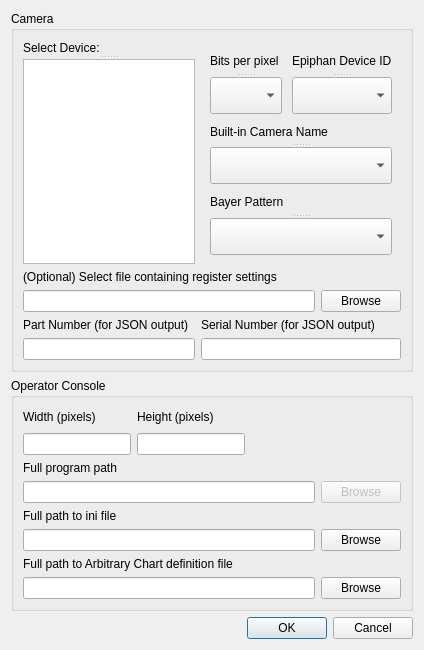
<?xml version="1.0" encoding="UTF-8"?>
<ui version="4.0">
 <class>SetupDialog</class>
 <widget class="QDialog" name="SetupDialog">
  <property name="geometry">
   <rect>
    <x>0</x>
    <y>0</y>
    <width>424</width>
    <height>650</height>
   </rect>
  </property>
  <property name="windowTitle">
   <string>Setup</string>
  </property>
  <layout class="QVBoxLayout" name="verticalLayout">
   <item>
    <widget class="QGroupBox" name="groupBox">
     <property name="title">
      <string>Camera</string>
     </property>
     <layout class="QGridLayout" name="gridLayout_9">
      <item row="0" column="0">
       <widget class="QSplitter" name="splitter_10">
        <property name="orientation">
         <enum>Qt::Vertical</enum>
        </property>
        <widget class="QLabel" name="label">
         <property name="text">
          <string>Select Device:</string>
         </property>
        </widget>
        <widget class="QListWidget" name="deviceList">
         <property name="sortingEnabled">
          <bool>true</bool>
         </property>
        </widget>
       </widget>
      </item>
      <item row="0" column="1">
       <widget class="QStackedWidget" name="stackedWidget">
        <property name="currentIndex">
         <number>0</number>
        </property>
        <widget class="QWidget" name="defaultPage">
         <layout class="QVBoxLayout" name="verticalLayout_3">
          <item>
           <layout class="QGridLayout" name="gridLayout_6">
            <property name="horizontalSpacing">
             <number>10</number>
            </property>
            <item row="1" column="0">
             <widget class="QSplitter" name="splitter_4">
              <property name="orientation">
               <enum>Qt::Vertical</enum>
              </property>
              <widget class="QLabel" name="labelBitdepth">
               <property name="text">
                <string>Bits per pixel</string>
               </property>
              </widget>
              <widget class="QComboBox" name="bitdepth"/>
             </widget>
            </item>
            <item row="1" column="1">
             <widget class="QSplitter" name="splitter_5">
              <property name="orientation">
               <enum>Qt::Vertical</enum>
              </property>
              <widget class="QLabel" name="labeldeviceID">
               <property name="text">
                <string>Epiphan Device ID</string>
               </property>
              </widget>
              <widget class="QComboBox" name="deviceID"/>
             </widget>
            </item>
            <item row="2" column="0" colspan="2">
             <widget class="QSplitter" name="splitter_6">
              <property name="orientation">
               <enum>Qt::Vertical</enum>
              </property>
              <widget class="QLabel" name="labelQcamera">
               <property name="text">
                <string>Built-in Camera Name</string>
               </property>
              </widget>
              <widget class="QComboBox" name="qcamera"/>
             </widget>
            </item>
            <item row="3" column="0" colspan="2">
             <widget class="QSplitter" name="splitter_7">
              <property name="orientation">
               <enum>Qt::Vertical</enum>
              </property>
              <widget class="QLabel" name="labelBayer">
               <property name="text">
                <string>Bayer Pattern</string>
               </property>
              </widget>
              <widget class="QComboBox" name="bayer"/>
             </widget>
            </item>
           </layout>
          </item>
         </layout>
        </widget>
        <widget class="QWidget" name="dynamicDevicePage">
         <layout class="QVBoxLayout" name="verticalLayout_2">
          <item>
           <layout class="QGridLayout" name="gridLayout_5">
            <item row="0" column="0">
             <widget class="QLabel" name="videoFormatLabel">
              <property name="text">
               <string>Video format</string>
              </property>
             </widget>
            </item>
            <item row="1" column="0">
             <widget class="QComboBox" name="videoFormatComboBox">
              <property name="sizePolicy">
               <sizepolicy hsizetype="Preferred" vsizetype="Maximum">
                <horstretch>0</horstretch>
                <verstretch>0</verstretch>
               </sizepolicy>
              </property>
             </widget>
            </item>
           </layout>
          </item>
          <item>
           <spacer name="verticalSpacer">
            <property name="orientation">
             <enum>Qt::Vertical</enum>
            </property>
            <property name="sizeHint" stdset="0">
             <size>
              <width>20</width>
              <height>40</height>
             </size>
            </property>
           </spacer>
          </item>
         </layout>
        </widget>
       </widget>
      </item>
      <item row="1" column="0" colspan="2">
       <layout class="QGridLayout" name="gridLayout">
        <item row="1" column="0">
         <widget class="QLineEdit" name="pathRegister">
          <property name="acceptDrops">
           <bool>false</bool>
          </property>
          <property name="readOnly">
           <bool>true</bool>
          </property>
         </widget>
        </item>
        <item row="1" column="1">
         <widget class="QPushButton" name="browseRegister">
          <property name="text">
           <string>Browse</string>
          </property>
         </widget>
        </item>
        <item row="0" column="0">
         <widget class="QLabel" name="labelRegister">
          <property name="text">
           <string>(Optional) Select file containing register settings</string>
          </property>
         </widget>
        </item>
       </layout>
      </item>
      <item row="2" column="0">
       <layout class="QGridLayout" name="gridLayout_7">
        <item row="0" column="0">
         <widget class="QLabel" name="labelPartnumber">
          <property name="text">
           <string>Part Number (for JSON output)</string>
          </property>
         </widget>
        </item>
        <item row="1" column="0">
         <widget class="QLineEdit" name="partNumber"/>
        </item>
       </layout>
      </item>
      <item row="2" column="1">
       <layout class="QGridLayout" name="gridLayout_8">
        <item row="0" column="0">
         <widget class="QLabel" name="labelSerialnumber">
          <property name="text">
           <string>Serial Number (for JSON output)</string>
          </property>
         </widget>
        </item>
        <item row="1" column="0">
         <widget class="QLineEdit" name="serialNumber"/>
        </item>
       </layout>
      </item>
     </layout>
    </widget>
   </item>
   <item>
    <widget class="QGroupBox" name="groupBox_2">
     <property name="title">
      <string>Operator Console</string>
     </property>
     <layout class="QGridLayout" name="gridLayout_10">
      <item row="5" column="0">
       <layout class="QGridLayout" name="gridLayout_3">
        <item row="0" column="0">
         <widget class="QLabel" name="label_9">
          <property name="text">
           <string>Full path to ini file</string>
          </property>
         </widget>
        </item>
        <item row="1" column="0">
         <widget class="QLineEdit" name="pathIni">
          <property name="acceptDrops">
           <bool>false</bool>
          </property>
          <property name="readOnly">
           <bool>true</bool>
          </property>
         </widget>
        </item>
        <item row="1" column="1">
         <widget class="QPushButton" name="browseIni">
          <property name="text">
           <string>Browse</string>
          </property>
         </widget>
        </item>
       </layout>
      </item>
      <item row="0" column="0">
       <layout class="QGridLayout" name="gridLayout_11">
        <item row="0" column="0">
         <layout class="QGridLayout" name="gridLayout_12">
          <item row="0" column="0">
           <layout class="QGridLayout" name="gridLayout_13">
            <item row="0" column="0">
             <widget class="QLabel" name="labelWidth">
              <property name="text">
               <string>Width (pixels)</string>
              </property>
             </widget>
            </item>
            <item row="1" column="0">
             <widget class="QLineEdit" name="width">
              <property name="sizePolicy">
               <sizepolicy hsizetype="Fixed" vsizetype="Fixed">
                <horstretch>0</horstretch>
                <verstretch>0</verstretch>
               </sizepolicy>
              </property>
             </widget>
            </item>
           </layout>
          </item>
         </layout>
        </item>
        <item row="0" column="1">
         <layout class="QGridLayout" name="gridLayout_14">
          <item row="0" column="0">
           <widget class="QLabel" name="labelHeight">
            <property name="text">
             <string>Height (pixels)</string>
            </property>
           </widget>
          </item>
          <item row="1" column="0">
           <widget class="QLineEdit" name="height">
            <property name="sizePolicy">
             <sizepolicy hsizetype="Fixed" vsizetype="Fixed">
              <horstretch>0</horstretch>
              <verstretch>0</verstretch>
             </sizepolicy>
            </property>
           </widget>
          </item>
          <item row="0" column="1">
           <spacer name="horizontalSpacer">
            <property name="orientation">
             <enum>Qt::Horizontal</enum>
            </property>
            <property name="sizeHint" stdset="0">
             <size>
              <width>40</width>
              <height>20</height>
             </size>
            </property>
           </spacer>
          </item>
         </layout>
        </item>
       </layout>
      </item>
      <item row="4" column="0">
       <layout class="QGridLayout" name="gridLayout_2">
        <item row="0" column="0">
         <widget class="QLabel" name="label_8">
          <property name="text">
           <string>Full program path</string>
          </property>
         </widget>
        </item>
        <item row="1" column="0">
         <widget class="QLineEdit" name="pathProgram">
          <property name="acceptDrops">
           <bool>false</bool>
          </property>
          <property name="readOnly">
           <bool>true</bool>
          </property>
         </widget>
        </item>
        <item row="1" column="1">
         <widget class="QPushButton" name="browseProgram">
          <property name="enabled">
           <bool>false</bool>
          </property>
          <property name="text">
           <string>Browse</string>
          </property>
         </widget>
        </item>
       </layout>
      </item>
      <item row="6" column="0">
       <layout class="QGridLayout" name="gridLayout_4">
        <item row="0" column="0">
         <widget class="QLabel" name="label_10">
          <property name="text">
           <string>Full path to Arbitrary Chart definition file</string>
          </property>
         </widget>
        </item>
        <item row="1" column="0">
         <widget class="QLineEdit" name="pathChartDef">
          <property name="acceptDrops">
           <bool>false</bool>
          </property>
          <property name="readOnly">
           <bool>true</bool>
          </property>
         </widget>
        </item>
        <item row="1" column="1">
         <widget class="QPushButton" name="browseChart">
          <property name="text">
           <string>Browse</string>
          </property>
         </widget>
        </item>
       </layout>
      </item>
     </layout>
    </widget>
   </item>
   <item>
    <widget class="QDialogButtonBox" name="buttonBox">
     <property name="orientation">
      <enum>Qt::Horizontal</enum>
     </property>
     <property name="standardButtons">
      <set>QDialogButtonBox::Cancel|QDialogButtonBox::Ok</set>
     </property>
    </widget>
   </item>
  </layout>
 </widget>
 <resources/>
 <connections>
  <connection>
   <sender>buttonBox</sender>
   <signal>accepted()</signal>
   <receiver>SetupDialog</receiver>
   <slot>accept()</slot>
   <hints>
    <hint type="sourcelabel">
     <x>248</x>
     <y>254</y>
    </hint>
    <hint type="destinationlabel">
     <x>157</x>
     <y>274</y>
    </hint>
   </hints>
  </connection>
  <connection>
   <sender>buttonBox</sender>
   <signal>rejected()</signal>
   <receiver>SetupDialog</receiver>
   <slot>reject()</slot>
   <hints>
    <hint type="sourcelabel">
     <x>316</x>
     <y>260</y>
    </hint>
    <hint type="destinationlabel">
     <x>286</x>
     <y>274</y>
    </hint>
   </hints>
  </connection>
 </connections>
</ui>
